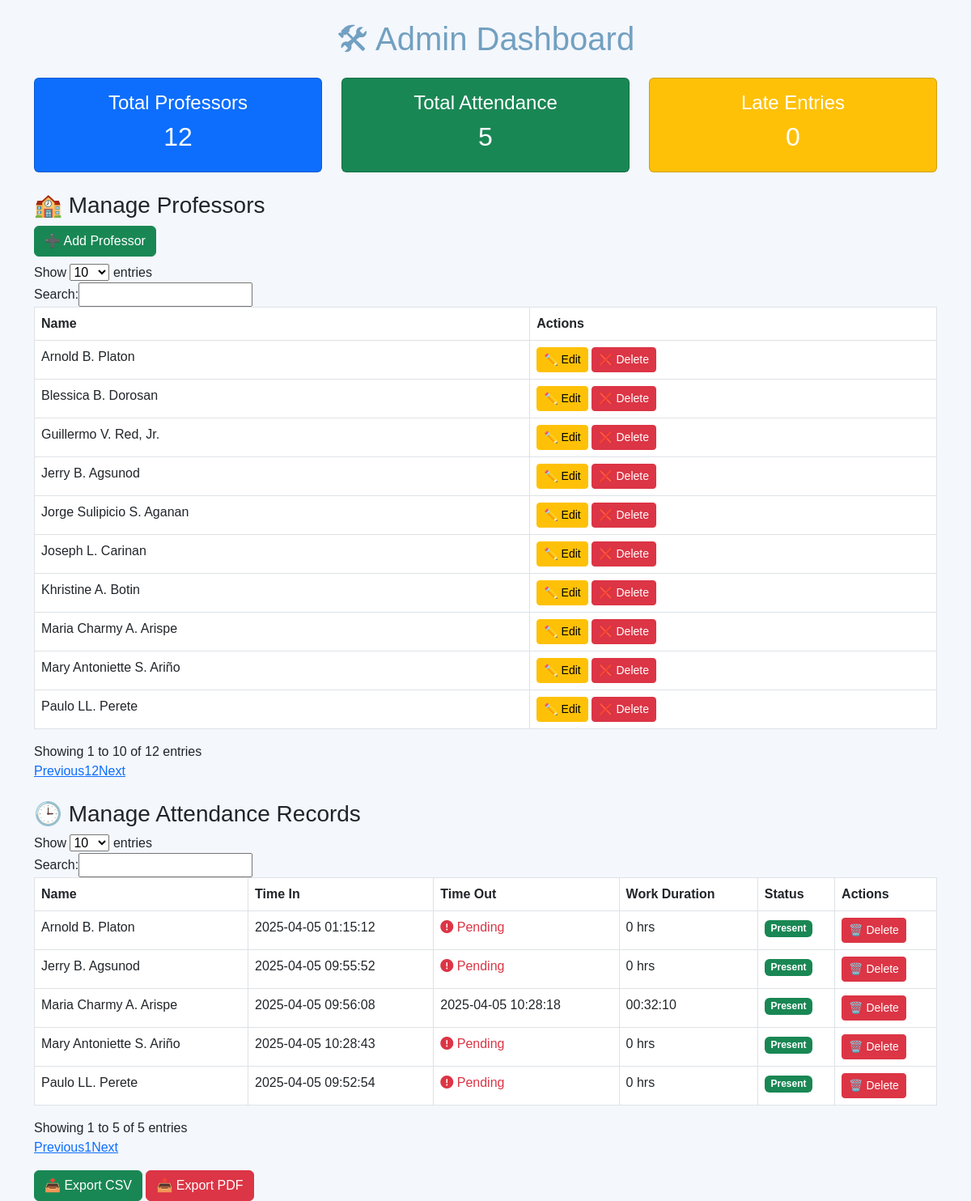
/admin-dashboard.php, run on the app's committed database.
### tables this page shows
CREATE TABLE `professors` (
  `id` int(11) NOT NULL,
  `name` varchar(100) NOT NULL,
  `email` varchar(100) NOT NULL,
  `designation` varchar(50) DEFAULT NULL,
  `profile_image` varchar(255) DEFAULT NULL,
  `created_at` timestamp NOT NULL DEFAULT current_timestamp(),
  `status` enum('active','pending') DEFAULT 'pending',
  `approved_at` datetime DEFAULT NULL,
  `approved_by` int(11) DEFAULT NULL,
  `department` varchar(100) NOT NULL,
  `phone` varchar(20) NOT NULL
);

CREATE TABLE `attendance` (
  `id` int(11) NOT NULL,
  `professor_id` int(11) NOT NULL,
  `check_in` datetime DEFAULT NULL,
  `check_out` datetime DEFAULT NULL,
  `auto_logout_time` datetime DEFAULT NULL,
  `work_duration` varchar(10) DEFAULT '0 hrs',
  `status` enum('Present','Absent','On Leave','Late') NOT NULL,
  `notes` text DEFAULT NULL,
  `face_scan_image` varchar(255) DEFAULT NULL,
  `recorded_at` timestamp NOT NULL DEFAULT current_timestamp(),
  `checkin_date` date NOT NULL DEFAULT curdate(),
  `latitude` varchar(50) DEFAULT NULL,
  `longitude` varchar(50) DEFAULT NULL,
  `auto_timeout` tinyint(1) DEFAULT 0
);

### admin-dashboard.php (the view, shortened to what this page needs)
<?php include '../config/database.php'; ?>
<!DOCTYPE html>
<html lang="en">
<head>
    <link rel="stylesheet" href="https://cdn.jsdelivr.net/npm/bootstrap@5.3.0/dist/css/bootstrap.min.css">
    <link rel="stylesheet" href="https://cdnjs.cloudflare.com/ajax/libs/font-awesome/6.0.0/css/all.min.css">
    <link rel="stylesheet" href="../assets/css/style.css">
</head>
<body>
    <div class="container mt-4">
        <h1 class="text-center" style="color: #72A0C1;">🛠 Admin Dashboard</h1>
        <div class="row text-center my-4">
            <div class="col-md-4">
                <div class="card p-3 bg-primary text-white">
                    <h4>Total Professors</h4>
                    <h2>
                        <?php
                        $result = $conn->query("SELECT COUNT(*) AS total FROM professors");
                        echo $result->fetch_assoc()['total'];
                        ?>
                    </h2>
                </div>
            </div>
            <div class="col-md-4">
                <div class="card p-3 bg-success text-white">
                    <h4>Total Attendance</h4>
                    <h2>
                        <?php
                        $result = $conn->query("SELECT COUNT(*) AS total FROM attendance");
                        echo $result->fetch_assoc()['total'];
                        ?>
                    </h2>
                </div>
            </div>
            <div class="col-md-4">
                <div class="card p-3 bg-warning text-white">
                    <h4>Late Entries</h4>
                    <h2>
                        <?php
                        $result = $conn->query("SELECT COUNT(*) AS total FROM attendance WHERE status='Late'");
                        echo $result->fetch_assoc()['total'];
                        ?>
                    </h2>
                </div>
            </div>
        </div>
        <h3 class="mt-4">🏫 Manage Professors</h3>
        <button class="btn btn-success mb-2" onclick="openAddProfessor()">➕ Add Professor</button>
        <table class="table table-bordered" id="professors-table">
            <thead>
                <tr>
                    <th>Name</th>
                    <th>Actions</th>
                </tr>
            </thead>
            <tbody>
                <?php
                $stmt = $conn->prepare("SELECT id, name FROM professors ORDER BY name ASC");
                $stmt->execute();
                $result = $stmt->get_result();
                while ($row = $result->fetch_assoc()) {
                    echo "<tr>
                            <td>{$row['name']}</td>
                            <td>
                                <button class='btn btn-warning btn-sm' onclick='editProfessor({$row['id']})'>✏️ Edit</button>
                                <button class='btn btn-danger btn-sm' onclick='deleteProfessor({$row['id']})'>❌ Delete</button>
                            </td>
                          </tr>";
                }
                ?>
            </tbody>
        </table>
        <h3 class="mt-4">🕒 Manage Attendance Records</h3>
        <table class="table table-bordered" id="attendance-table">
            <thead>
                <tr>
                    <th>Name</th>
                    <th>Time In</th>
                    <th>Time Out</th>
                    <th>Work Duration</th>
                    <th>Status</th>
                    <th>Actions</th>
                </tr>
            </thead>
            <tbody>
                <?php
                $stmt = $conn->prepare("SELECT a.*, p.name FROM attendance a JOIN professors p ON a.professor_id = p.id ORDER BY a.checkin_date DESC");
                $stmt->execute();
                $result = $stmt->get_result();
                while ($row = $result->fetch_assoc()) {
                    $statusBadge = $row['status'] === 'Late' ? 'badge bg-danger' : 'badge bg-success';
                    $checkOut = $row['check_out'] ? $row['check_out'] : "<span class='text-danger'><i class='fas fa-exclamation-circle'></i> Pending</span>";
                    echo "<tr>
                            <td>{$row['name']}</td>
                            <td>{$row['check_in']}</td>
                            <td>{$checkOut}</td>
                            <td>{$row['work_duration']}</td>
                            <td><span class='{$statusBadge}'>{$row['status']}</span></td>
                            <td>
                                <button class='btn btn-danger btn-sm' onclick='deleteAttendance({$row['id']})'>🗑️ Delete</button>
                            </td>
                          </tr>";
                }
                ?>
            </tbody>
        </table>
        <div class="mt-3">
            <button class="btn btn-success" onclick="exportCSV()">📥 Export CSV</button>
            <button class="btn btn-danger" onclick="exportPDF()">📥 Export PDF</button>
        </div>
    </div>
</body>
</html>

### style.css (style rules this page uses)
body { background: #f4f7fc !important; font-family: "Poppins", sans-serif; overflow-x: hidden; }
th.sorting::after, th.sorting_asc::after, th.sorting_desc::after { display: none; }

### data on the page
professors: name "Arnold B. Platon"
professors: name "Blessica B. Dorosan"
professors: name "Guillermo V. Red, Jr."
professors: name "Jerry B. Agsunod"
professors: name "Jorge Sulipicio S. Aganan"
professors: name "Joseph L. Carinan"
professors: name "Khristine A. Botin"
professors: name "Maria Charmy A. Arispe"
professors: name "Mary Antoniette S. Ariño"
professors: name "Paulo LL. Perete"
attendance: professor.name "Arnold B. Platon", check_in "2025-04-05 01:15:12", shows "Pending", work_duration "0 hrs", status "Present"
attendance: professor.name "Paulo LL. Perete", check_in "2025-04-05 09:52:54", shows "Pending", work_duration "0 hrs", status "Present"
attendance: professor.name "Jerry B. Agsunod", check_in "2025-04-05 09:55:52", shows "Pending", work_duration "0 hrs", status "Present"
attendance: professor.name "Maria Charmy A. Arispe", check_in "2025-04-05 09:56:08", check_out "2025-04-05 10:28:18", work_duration "00:32:10", status "Present"
attendance: professor.name "Mary Antoniette S. Ariño", check_in "2025-04-05 10:28:43", shows "Pending", work_duration "0 hrs", status "Present"

### other printed values
$result->fetch_assoc()['total'] "12"
$result->fetch_assoc()['total'] "5"
$result->fetch_assoc()['total'] "0"
